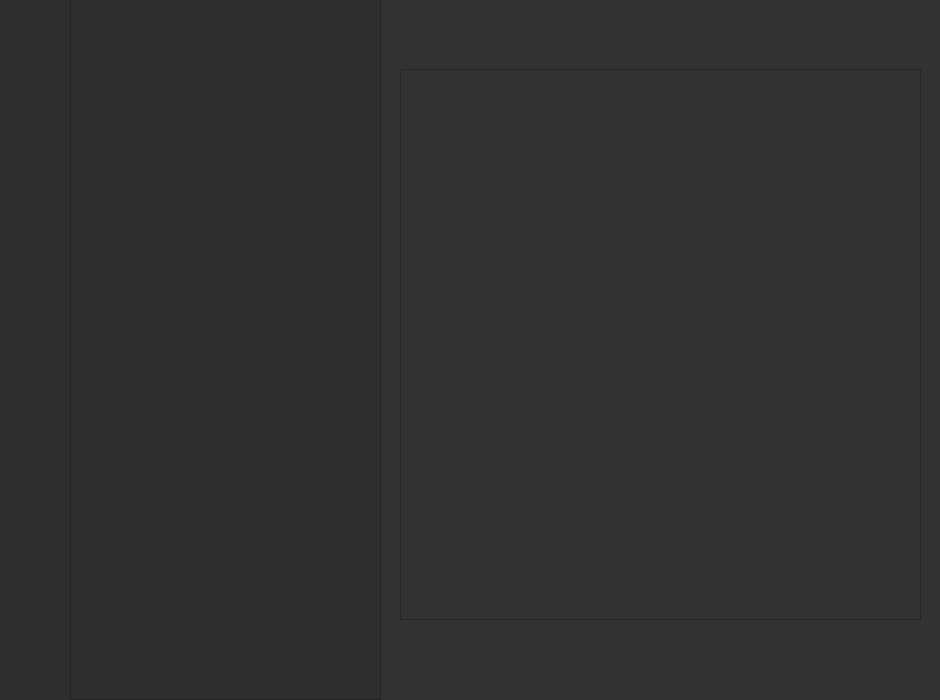
<?xml version="1.0" encoding="UTF-8"?>
<ui version="4.0">
 <class>MainWindow</class>
 <widget class="QMainWindow" name="MainWindow">
  <property name="geometry">
   <rect>
    <x>0</x>
    <y>0</y>
    <width>940</width>
    <height>700</height>
   </rect>
  </property>
  <property name="minimumSize">
   <size>
    <width>940</width>
    <height>700</height>
   </size>
  </property>
  <property name="maximumSize">
   <size>
    <width>940</width>
    <height>700</height>
   </size>
  </property>
  <property name="windowTitle">
   <string>MainWindow</string>
  </property>
  <property name="styleSheet">
   <string notr="true"/>
  </property>
  <widget class="QWidget" name="centralwidget">
   <property name="styleSheet">
    <string notr="true">QWidget#centralwidget{
	background-color: #2e2e2e;
}</string>
   </property>
   <widget class="QWidget" name="widget" native="true">
    <property name="geometry">
     <rect>
      <x>380</x>
      <y>-1</y>
      <width>561</width>
      <height>701</height>
     </rect>
    </property>
    <property name="styleSheet">
     <string notr="true">QWidget{
	background-color: #323232;
}</string>
    </property>
    <widget class="QScrollArea" name="scrollArea_2">
     <property name="geometry">
      <rect>
       <x>20</x>
       <y>70</y>
       <width>521</width>
       <height>551</height>
      </rect>
     </property>
     <property name="widgetResizable">
      <bool>true</bool>
     </property>
     <widget class="QWidget" name="scrollAreaWidgetContents_2">
      <property name="geometry">
       <rect>
        <x>0</x>
        <y>0</y>
        <width>519</width>
        <height>549</height>
       </rect>
      </property>
      <layout class="QVBoxLayout" name="verticalLayout_6">
       <item>
        <widget class="QWidget" name="widget_3" native="true">
         <layout class="QVBoxLayout" name="verticalLayout_5">
          <item>
           <layout class="QVBoxLayout" name="verticalLayout_4"/>
          </item>
         </layout>
        </widget>
       </item>
      </layout>
     </widget>
    </widget>
   </widget>
   <widget class="QFrame" name="frame">
    <property name="geometry">
     <rect>
      <x>70</x>
      <y>-1</y>
      <width>311</width>
      <height>701</height>
     </rect>
    </property>
    <property name="styleSheet">
     <string notr="true">QFrame#frame{
	background-color: #2E2E2E
}</string>
    </property>
    <property name="frameShape">
     <enum>QFrame::StyledPanel</enum>
    </property>
    <property name="frameShadow">
     <enum>QFrame::Raised</enum>
    </property>
    <widget class="QScrollArea" name="scrollArea">
     <property name="geometry">
      <rect>
       <x>10</x>
       <y>70</y>
       <width>291</width>
       <height>621</height>
      </rect>
     </property>
     <property name="styleSheet">
      <string notr="true">QScrollBar:vertical{
        background-color: #2A2929;
        width: 10px;
        margin: 10px 3px 15px 3px;
        border: 1px transparent #2A2929;
        border-radius: 4px;
    }
QScrollBar::sub-line:vertical
 {
        margin: 3px 0px 3px 0px;
        border-image: url(:/qss_icons/rc/up_arrow_disabled.png);
        height: 10px;
        width: 10px;
        subcontrol-position: top;
        subcontrol-origin: margin;
    }
QScrollBar::handle:vertical{
	background-color: rgb(53, 53, 53);
	max-height: 50px;
    border-radius: 4px;
}



    QScrollBar::add-line:vertical
    {
        margin: 3px 0px 3px 0px;
        border-image: url(:/qss_icons/rc/down_arrow_disabled.png);
        height: 10px;
        width: 10px;
        subcontrol-position: bottom;
        subcontrol-origin: margin;
    }

    QScrollBar::sub-line:vertical:hover,QScrollBar::sub-line:vertical:on
    {
        border-image: url(:/qss_icons/rc/up_arrow.png);
        height: 10px;
        width: 10px;
        subcontrol-position: top;
        subcontrol-origin: margin;
    }

    QScrollBar::add-line:vertical:hover, QScrollBar::add-line:vertical:on
    {
        border-image: url(:/qss_icons/rc/down_arrow.png);
        height: 10px;
        width: 10px;
        subcontrol-position: bottom;
        subcontrol-origin: margin;
    }

    QScrollBar::up-arrow:vertical, QScrollBar::down-arrow:vertical
    {
        background: none;
    }

    QScrollBar::add-page:vertical, QScrollBar::sub-page:vertical
    {
        background: none;
    }</string>
     </property>
     <property name="frameShape">
      <enum>QFrame::NoFrame</enum>
     </property>
     <property name="widgetResizable">
      <bool>true</bool>
     </property>
     <widget class="QWidget" name="scrollAreaWidgetContents">
      <property name="geometry">
       <rect>
        <x>0</x>
        <y>0</y>
        <width>291</width>
        <height>621</height>
       </rect>
      </property>
      <property name="styleSheet">
       <string notr="true">QWidget#scrollAreaWidgetContents{
	background-color: #2E2E2E;
}</string>
      </property>
      <layout class="QVBoxLayout" name="verticalLayout_3">
       <item>
        <widget class="QWidget" name="widget_2" native="true">
         <property name="sizePolicy">
          <sizepolicy hsizetype="Minimum" vsizetype="Minimum">
           <horstretch>0</horstretch>
           <verstretch>0</verstretch>
          </sizepolicy>
         </property>
         <property name="styleSheet">
          <string notr="true">QWidget#widget_2{
	background-color: #2E2E2E;
}</string>
         </property>
         <layout class="QVBoxLayout" name="verticalLayout_2">
          <property name="leftMargin">
           <number>0</number>
          </property>
          <property name="topMargin">
           <number>0</number>
          </property>
          <property name="rightMargin">
           <number>0</number>
          </property>
          <property name="bottomMargin">
           <number>0</number>
          </property>
          <item>
           <layout class="QVBoxLayout" name="verticalLayout">
            <property name="leftMargin">
             <number>0</number>
            </property>
           </layout>
          </item>
         </layout>
        </widget>
       </item>
      </layout>
     </widget>
    </widget>
   </widget>
  </widget>
 </widget>
 <resources/>
 <connections/>
</ui>
